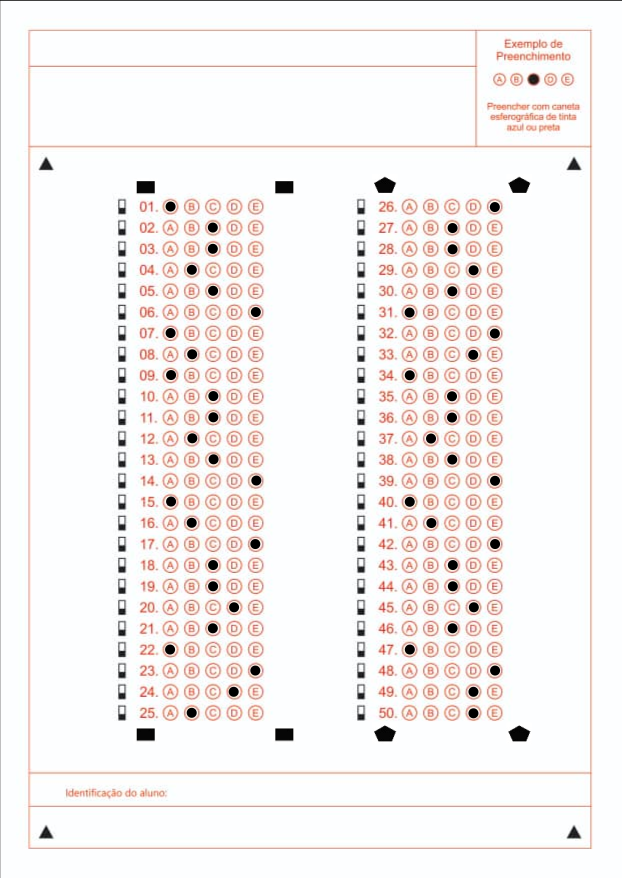
#> input picture answer-sheet-marker.jpg, 2485 x 3509 px, found by its file name (shown at 1/4 size)
$ python visualization.py
#> lines starting #> are read from the running program, lines starting #| are printed output that depends on the picture; pictures that were not available may be replaced by others from this repository, and a replacement may not be noted
import cv2
import numpy as np
import random

# [92 lines left out: functions show_images, find_image_contours, get_rect_cnts, get_question_mask, thresholding, split_image and 3 more, not called in this run]

def one_main(image_path, rec_mark_path, ques_mark_path):

#> called with rec_mark_path = '/home/matin/Desktop/data/temp.png', ques_mark_path = '/home/matin/Desktop/data/temp3.png'
    ans_dict_p1 = {0: 0, 1: 2, 2: 2, 3: 1, 4: 2, 5: 4, 6: 0, 7: 1, 8: 0, 9: 2, 10: 2, 11: 1, 12: 2, 13: 4, 14: 0, 15: 1, 16: 4, 17: 2, 18: 2, 19: 3, 20: 2, 21: 0, 22: 4, 23: 3, 24: 1}
    ans_dict_p2 = {0: 4, 1: 2, 2: 2, 3: 3, 4: 2, 5: 0, 6: 4, 7: 3, 8: 0, 9: 2, 10: 2, 11: 1, 12: 2, 13: 4, 14: 0, 15: 1, 16: 4, 17: 2, 18: 2, 19: 3, 20: 2, 21: 0, 22: 4, 23: 3, 24: 3}

    image = cv2.imread(image_path)
#> image is the input picture: shape (3509, 2485, 3); mean B, G, R 240.2, 241.1, 245.2
    image = cv2.resize(image, (1000, 800))
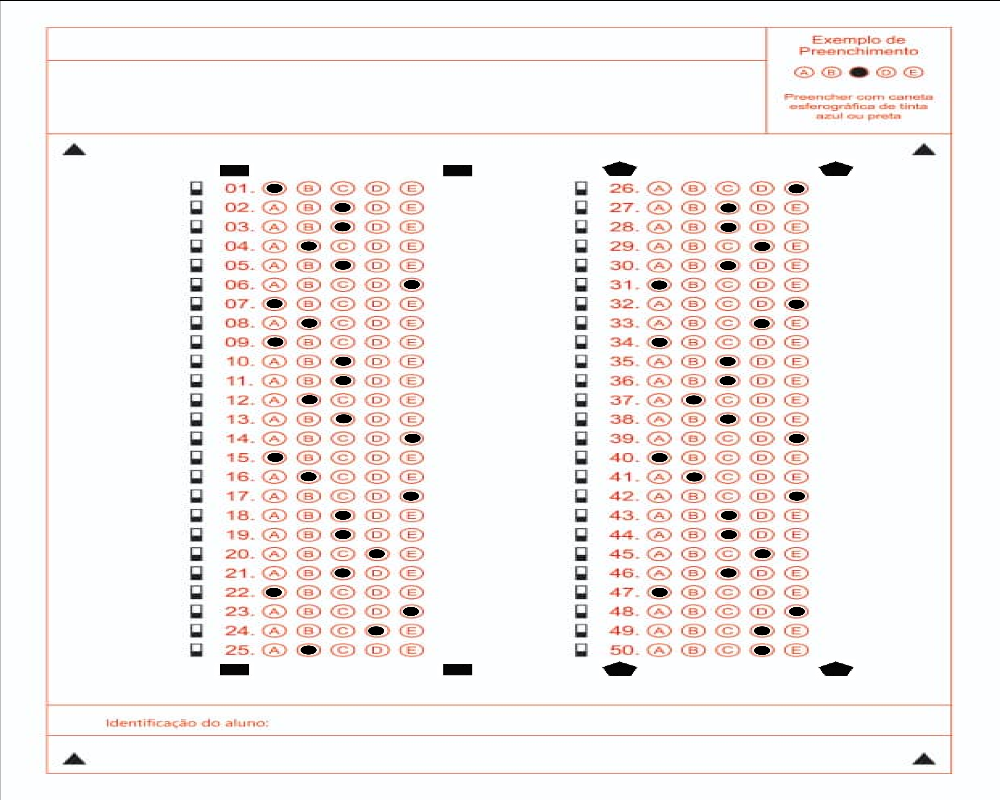
#> image: shape (800, 1000, 3); mean B, G, R 240, 241, 245
    rec_template = cv2.imread(rec_mark_path)
    ques_template = cv2.imread(ques_mark_path)

    gray_rec_template = cv2.cvtColor(rec_template, cv2.COLOR_BGR2GRAY)
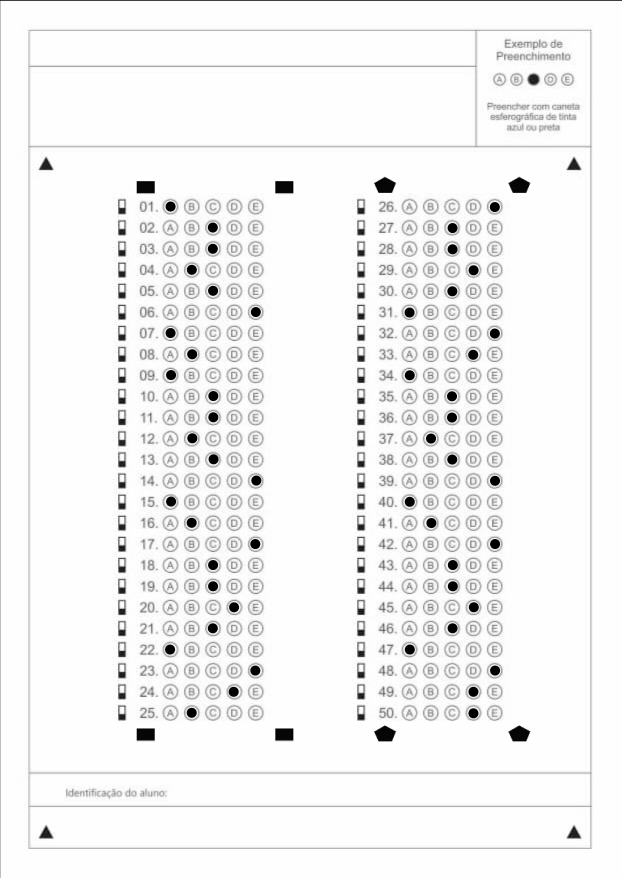
#> gray_rec_template: shape (3509, 2485) (shown at 1/4 size); min 0, max 255, mean 242.3
    gray_ques_template = cv2.cvtColor(ques_template, cv2.COLOR_BGR2GRAY)
    gray_image = cv2.cvtColor(image, cv2.COLOR_BGR2GRAY)
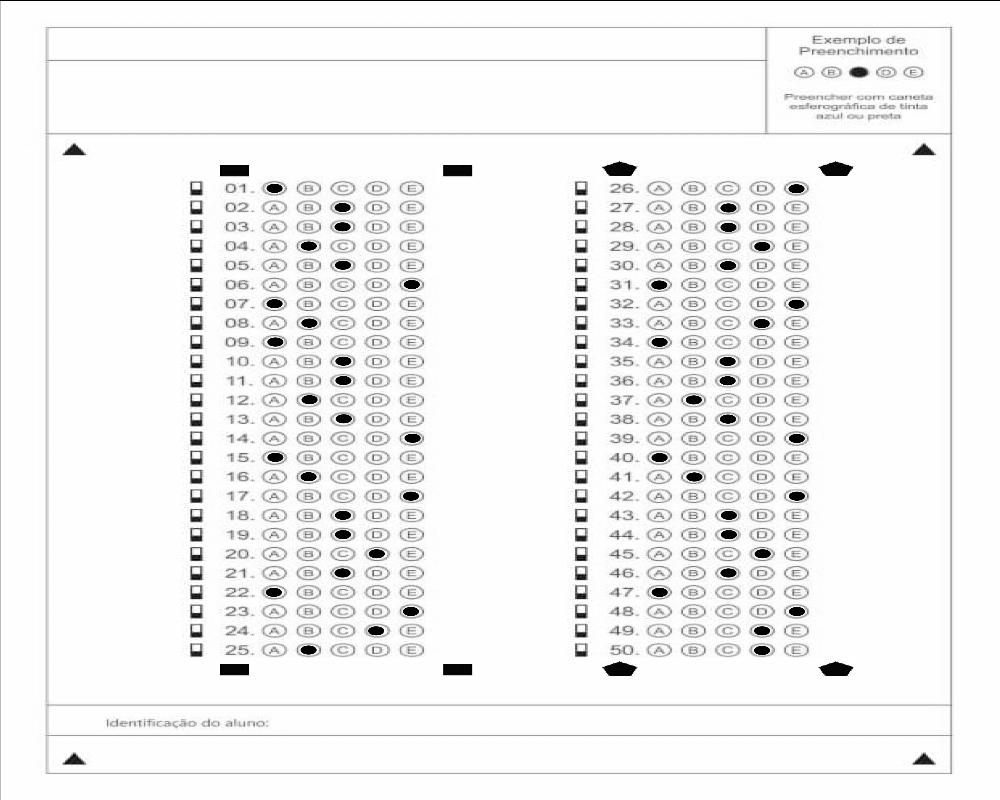
#> gray_image: shape (800, 1000); min 0, max 255, mean 242.2

    rec_result = cv2.matchTemplate(gray_image, gray_rec_template, cv2.TM_CCOEFF_NORMED)
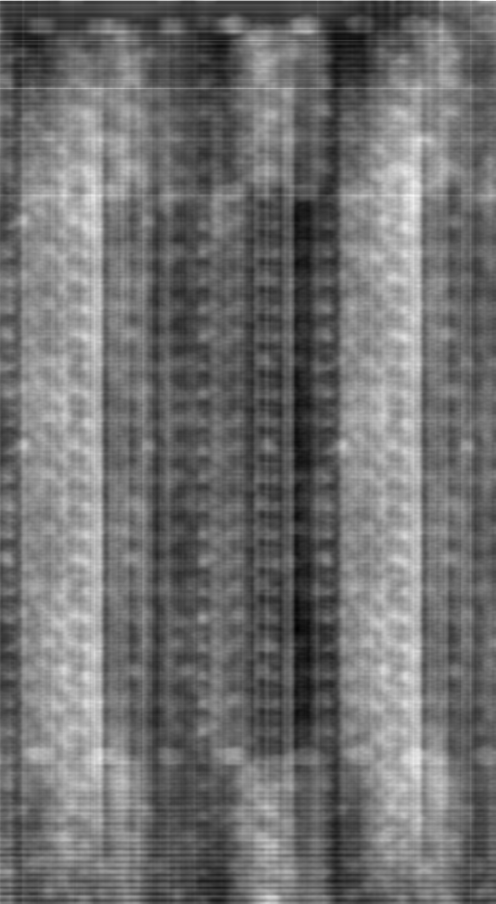
#> rec_result: shape (2710, 1486) float32 (shown at 1/3 size); min -0.0686, max 0.0986, mean 0.00484; drawn with min black and max white
    ques_result = cv2.matchTemplate(gray_image, gray_ques_template, cv2.TM_CCOEFF_NORMED)

    top_n = 4
    indices = np.argsort(rec_result.flatten())[::-1][:top_n]
#> indices = [4438, 4430, 4431, 4437]
    centers = []

    for index in indices:
        pt = np.unravel_index(index, rec_result.shape)
        center = (pt[1] + gray_rec_template.shape[1] // 2, pt[0] + gray_rec_template.shape[0] // 2)
        centers.append(center)
        cv2.rectangle(image, (pt[1], pt[0]), (pt[1] + gray_rec_template.shape[1], pt[0] + gray_rec_template.shape[0]), (0, 255, 0), 2)
#> this loop made 4 passes
#> (index, pt, center) on passes 1 to 4: (4438, (2, 1466), (2708, 1756)), (4430, (2, 1458), (2700, 1756)), (4431, (2, 1459), (2701, 1756)), (4437, (2, 1465), (2707, 1756))
#> after the loop, centers = [(2708, 1756), (2700, 1756), (2701, 1756), (2707, 1756)]

    xl, xr,  = centers[0][0], centers[2][0]
#> xl = 2708; xr = 2701
    yu, yd = centers[1][1], centers[0][1]
#> yu = 1756; yd = 1756

    top_n_ques = 200
    indices_ques = np.argsort(ques_result.flatten())[::-1][:top_n_ques]
#> indices_ques = 200 values, max 928503 at index 198, min 1452 at index 181, mean 399540.1
    ques_coords_part1 = []
    ques_coords_part2 = []

    min_distance = 5
    detected_centers_part1 = []
    detected_centers_part2 = []

    for index in indices_ques:
        pt = np.unravel_index(index, ques_result.shape)
        coord = (pt[1], pt[0])

        # part2
        if coord[0] > xl and coord[1] > yu and coord[1] < yd:
            if all(np.linalg.norm(np.array(coord) - np.array(center)) > min_distance for center in detected_centers_part2):
                ques_coords_part2.append(coord)
                detected_centers_part2.append(coord)

        # part1
        if coord[0] < xl and coord[1] > yu and coord[1] < yd:
            if all(np.linalg.norm(np.array(coord) - np.array(center)) > min_distance for center in detected_centers_part1):
                ques_coords_part1.append(coord)
                detected_centers_part1.append(coord)
#> this loop made 200 passes
#> (index, pt, coord) on passes 1 to 3: (4438, (2, 1466), (1466, 2)), (4430, (2, 1458), (1458, 2)), (4431, (2, 1459), (1459, 2))
#> after the loop, detected_centers_part1 = []; detected_centers_part2 = []; ques_coords_part1 = []; ques_coords_part2 = []

    questions_p2 = len(ques_coords_part2)
#> questions_p2 = 0
    questions_p1 = len(ques_coords_part1)
#> questions_p1 = 0

    for coord in ques_coords_part2:
        cv2.rectangle(image, (coord[0], coord[1]), (coord[0] + gray_ques_template.shape[1], coord[1] + gray_ques_template.shape[0]), (0, 0, 255), 2)
#> this loop made 0 passes

#> (the run stopped early here; a loop or call above may not have finished)
